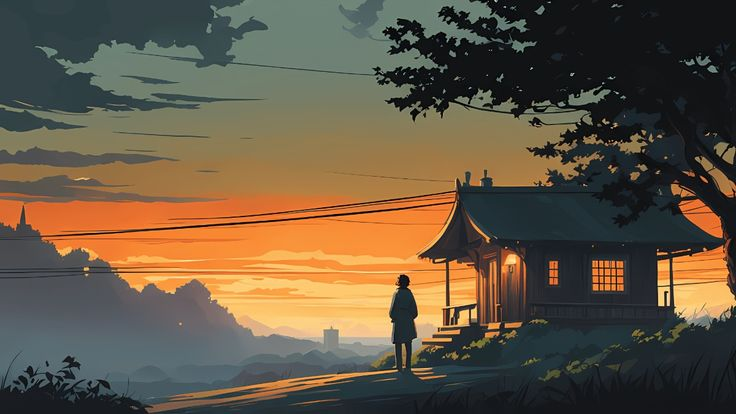
#> input picture Open_CV/resources/images/img3.jpg, 736 x 414 px
$ python 20_pencil_art.py
#> lines starting #> are read from the running program, lines starting #| are printed output that depends on the picture
import cv2
import numpy as np

img = cv2.imread('../resources/images/img3.jpg', cv2.IMREAD_GRAYSCALE)
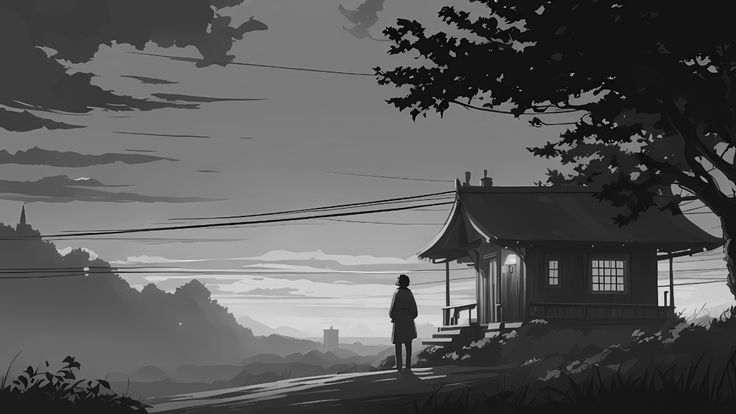
#> img: shape (414, 736); min 0, max 244, mean 88.8

# Invert image
inv_img = 255 - img
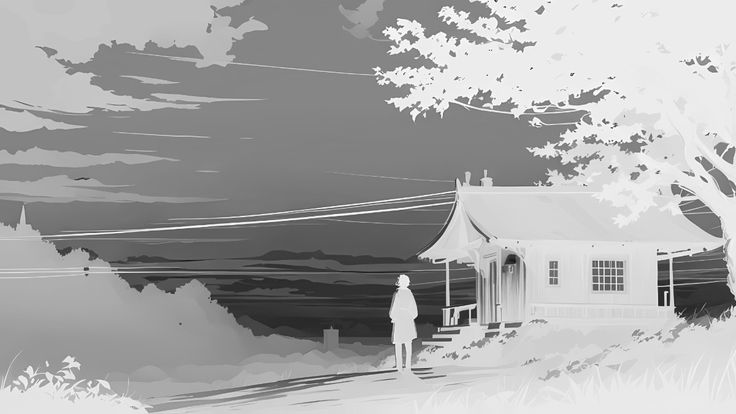
#> inv_img: shape (414, 736); min 11, max 255, mean 166.2

# Blur inverted image
blur_img = cv2.GaussianBlur(inv_img, (21, 21), 0)
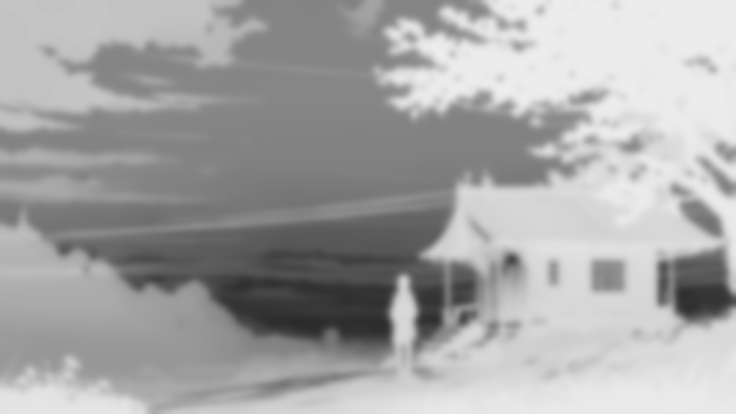
#> blur_img: shape (414, 736); min 43, max 238, mean 166.2

# Invert the blur
inv_blur = 255 - blur_img
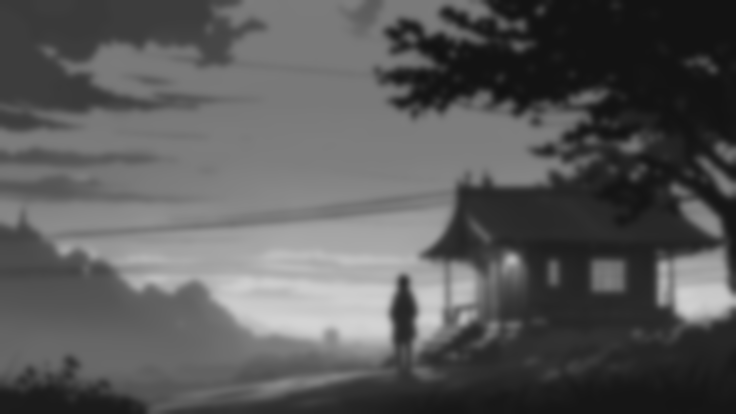
#> inv_blur: shape (414, 736); min 17, max 212, mean 88.8

# Blend original with inverted blur (this is the sketch effect!)
sketch = cv2.divide(img, inv_blur, scale=256.0)
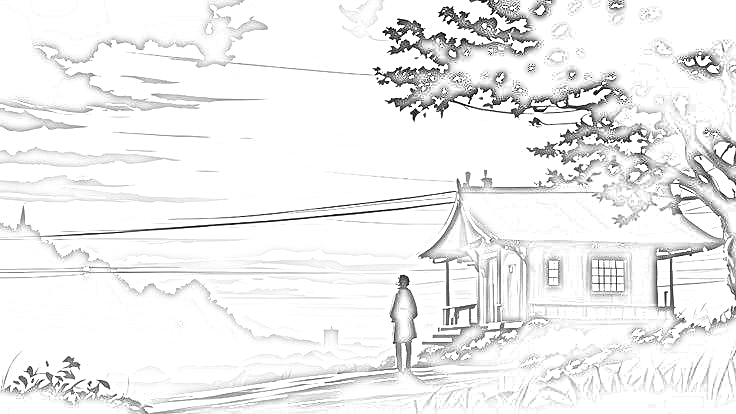
#> sketch: shape (414, 736); min 0, max 255, mean 239

cv2.imshow("Pencil Sketch", sketch)
cv2.waitKey(0)
cv2.destroyAllWindows()

$ run again, with Open_CV/resources/images/img1.jpg copied over Open_CV/resources/images/img3.jpg
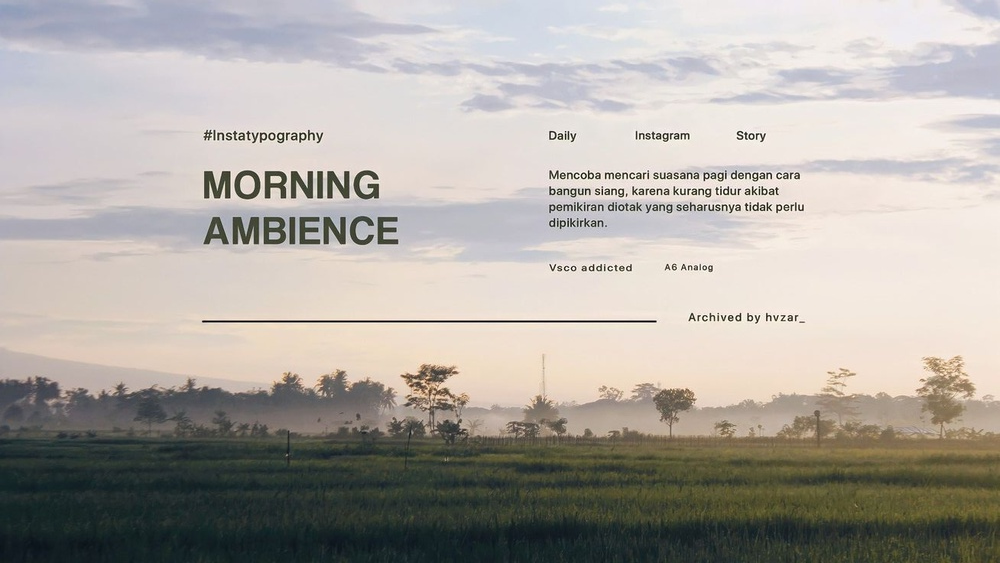
#> input picture Open_CV/resources/images/img1.jpg, 1000 x 563 px, shrunk from 1308 x 736 before the run
#> `blur_img = cv2.GaussianBlur(inv_img, (21, 21), 0)`:
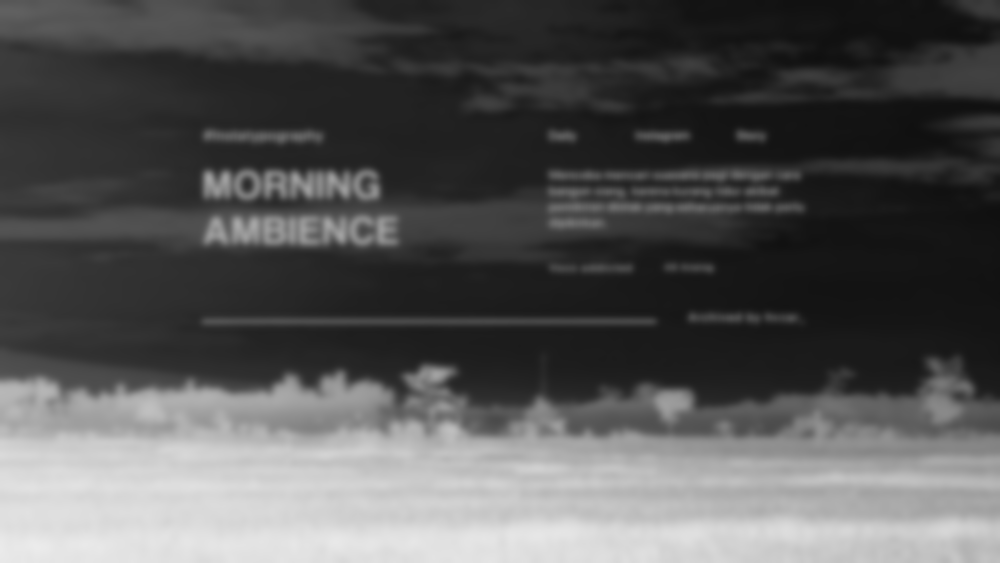
#> blur_img: shape (563, 1000); min 16, max 235, mean 85
#> `sketch = cv2.divide(img, inv_blur, scale=256.0)`:
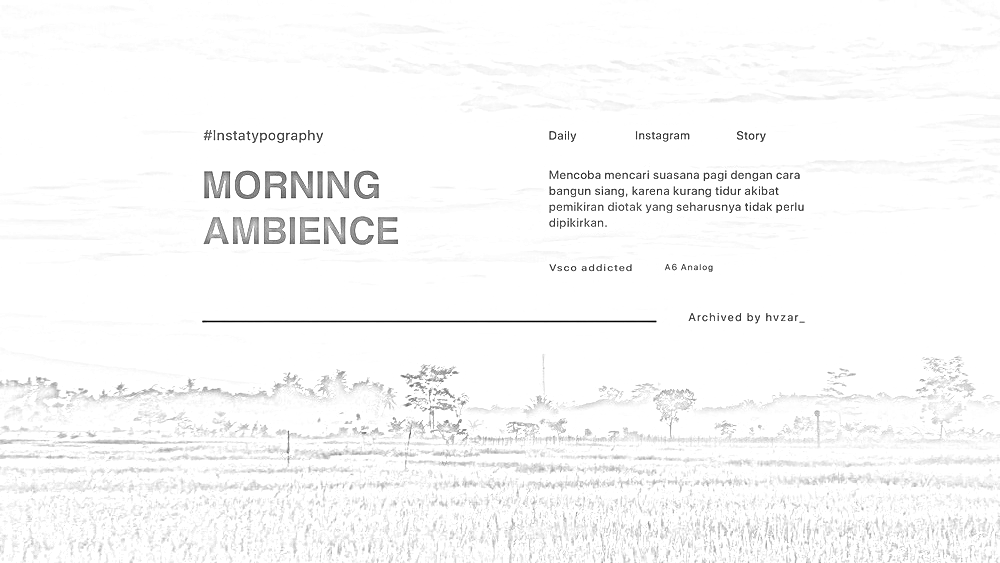
#> sketch: shape (563, 1000); min 0, max 255, mean 249
